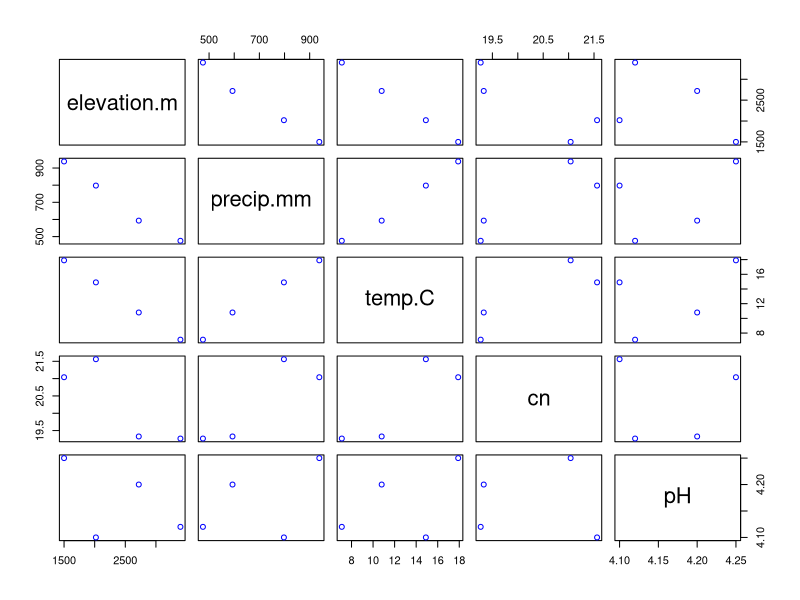
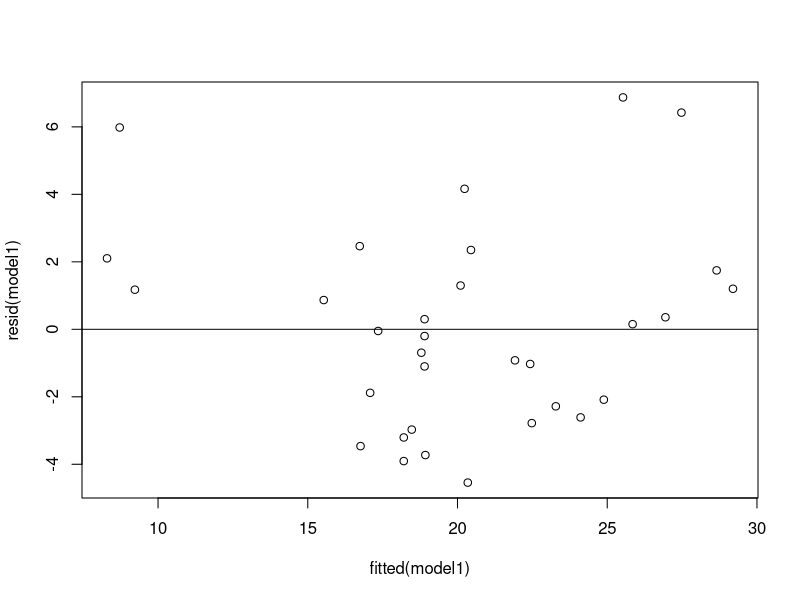
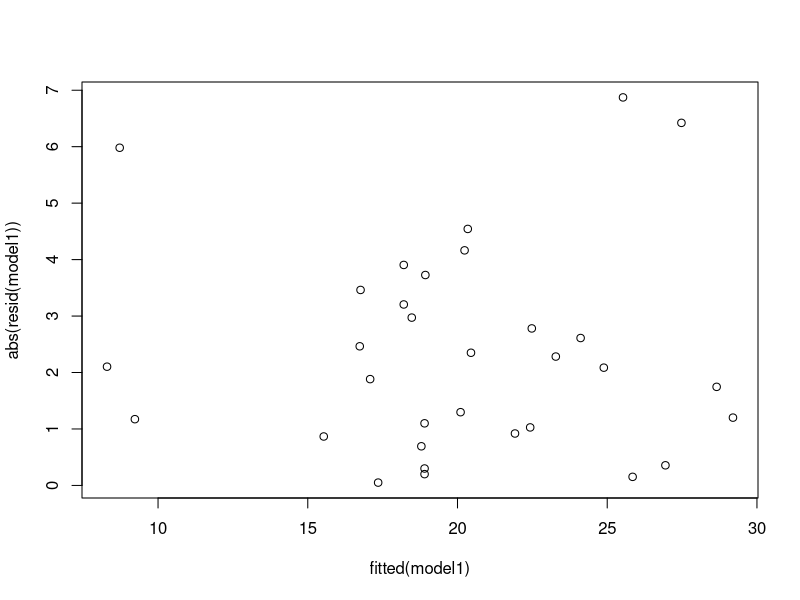
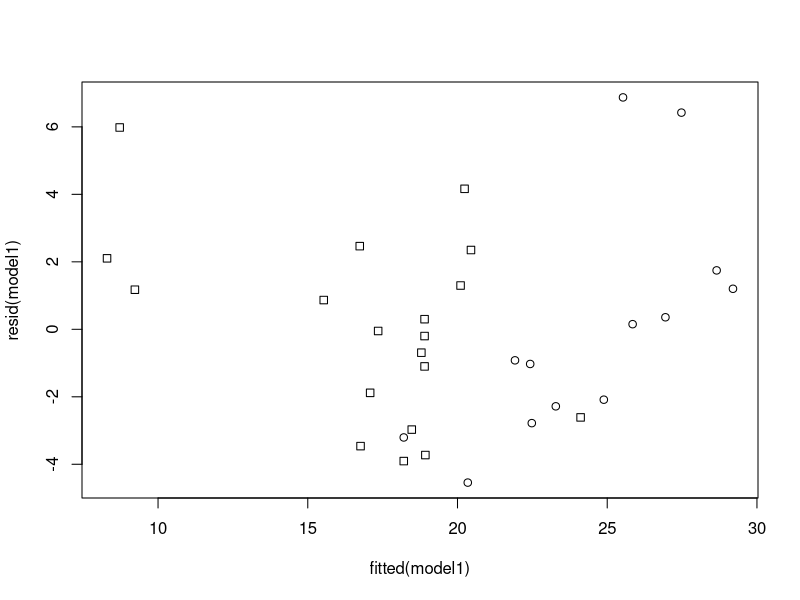
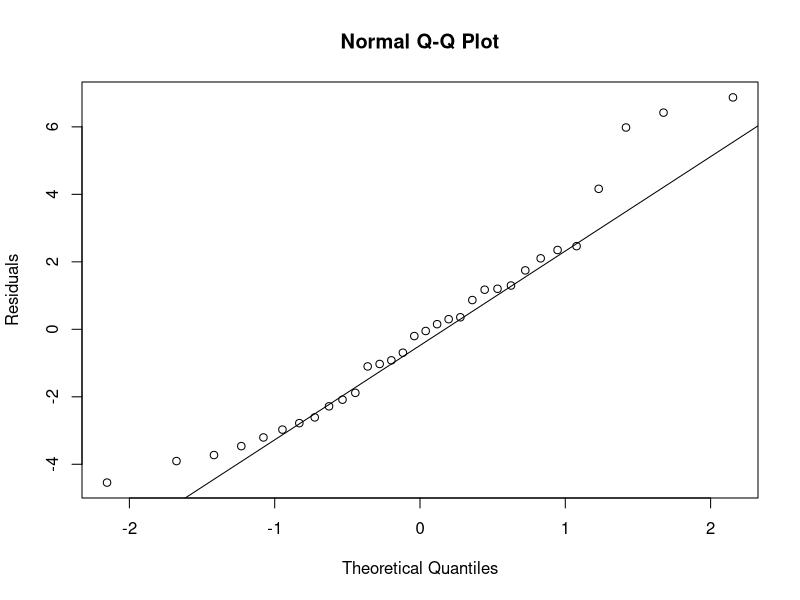
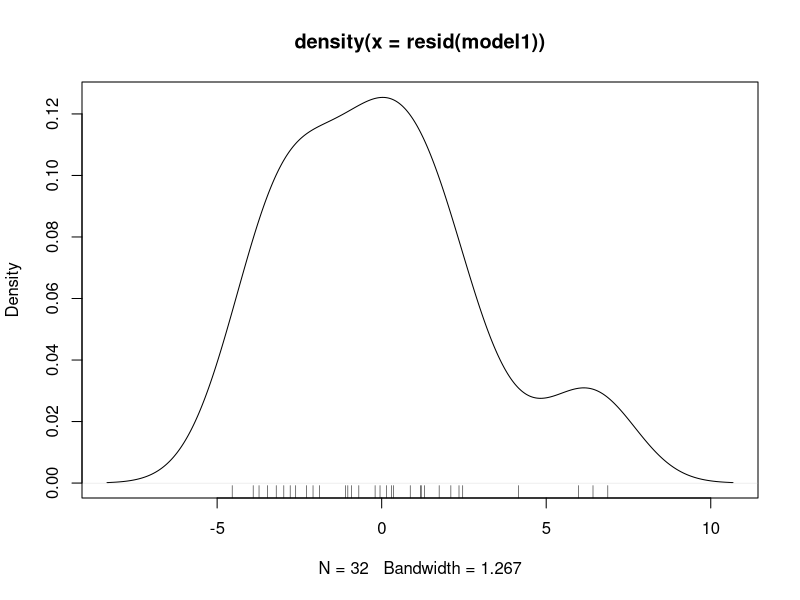
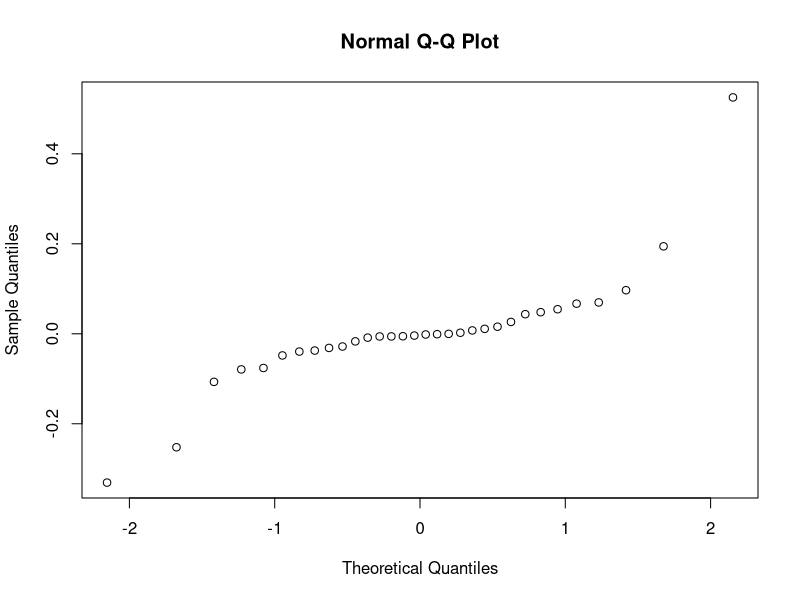

These figures' R source, in order:
#This creates the data

#Input of elevation data in meters
m <- c(1500,2020,2720,3400)
#Input of precip data (mm) at each elevation
ppt <- c(938.3,797.6,593.2,475.6)
#Input of mean temperature data (degrees celsius) at each elevation
temp <- c(17.9,14.9,10.8,7.1)
#Input of soil C:N ratio at each elevation
cn <- c(21.04,21.56,19.33,19.27)
#Input of O-horizon soil pH at each elevation
pH <- c(4.25,4.1,4.2,4.12)

#######
#This explores correlations
cor(m,ppt)
cor(m,temp)
cor(temp,ppt)
cor(m,cn)
cor(m,pH)
cor(temp,pH)

#######
#This creates a data.frame
abiotic <- data.frame(elevation.m= m, precip.mm=ppt,temp.C = temp, cn = cn, pH= pH)
#Plot all possible combinations of these variables with blue symbols
plot(abiotic, col= "blue")

#######
#This fits the model
m1 <- lm(pH~temp.C, data= abiotic)
summary(m1)

#######
#The mtcars data
mtcars

#This fits the model
model1 <- lm(mpg~wt,data=mtcars)
summary(model1)

########
#Diagnostics
plot(fitted(model1),resid(model1))
abline(h=0)

plot(fitted(model1),abs(resid(model1)))

summary(lm(abs(resid(model1))~ fitted(model1)))

plot(resid(model1)~fitted(model1),pch=unclass(mtcars$am))

library(car)
leveneTest(mtcars$mpg,mtcars$am)

qqnorm(resid(model1),ylab="Residuals")
qqline(resid(model1))

plot(density(resid(model1)))
rug(resid(model1))

gi <- influence(model1)
qqnorm(gi$coef[,2])

